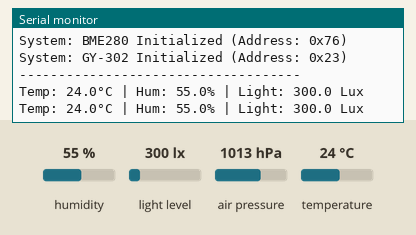
Bench run of a sketch on a simulated ESP32. On the bench: the last lines printed to the serial monitor. The inputs (shaded band) are chosen by the test bench; at power-on: humidity 55 %, light level 300 lx, temperature 24 °C, air pressure 1013 hPa.

Above: at 2.8 s.
2.9 s: humidity set to 22 %
At 4.8 s:
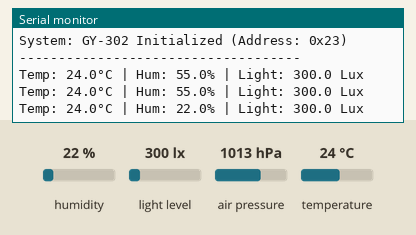
5.6 s: light level set to 40 lx
At 6.5 s:
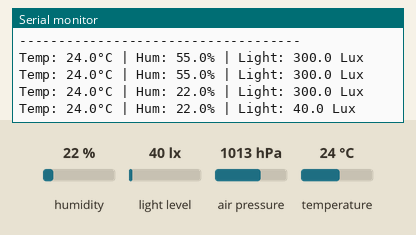
8.3 s: temperature set to 12 °C
At 11.0 s:
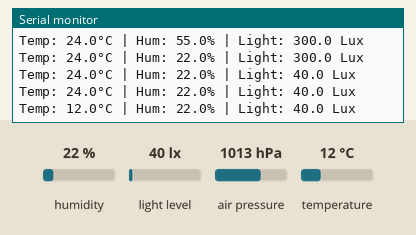

Measured:
- after the input at 2.9 s, the serial monitor: prints a new line after 1.1 s (image 1)
- after the input at 5.6 s, the serial monitor: prints a new line after 0.43 s (image 2)
- after the input at 8.3 s, the serial monitor: prints a new line after 1.7 s (image 3)

The sketch:

BMELightSensor.ino
```cpp
#include <Wire.h>
#include <Adafruit_Sensor.h>
#include <Adafruit_BME280.h>
#include <BH1750.h>

Adafruit_BME280 bme;
BH1750 lightMeter;

void setup()
{
  Serial.begin(115200);

  Wire.begin(21, 22);
  Serial.println("\n--- Nurtura I2C Dual Sensor Test ---");

  if (!bme.begin(0x76, &Wire))
  {
    Serial.println("System: could not find BME280 sensor!");
  }
  else
  {
    Serial.println("System: BME280 Initialized (Address: 0x76)");
  }

  if (lightMeter.begin(BH1750::CONTINUOUS_HIGH_RES_MODE))
  {
    Serial.println("System: GY-302 Initialized (Address: 0x23)");
  }
  else
  {
    Serial.println("System: could not find GY-302 sensor!");
  }

  Serial.println("------------------------------------");
}

void loop()
{
  float temp = bme.readTemperature();
  float hum = bme.readHumidity();
  float pres = bme.readPressure() / 100.0F;
  float lux = lightMeter.readLightLevel();

  Serial.print("Temp: ");
  Serial.print(temp, 1);
  Serial.print("°C | ");
  Serial.print("Hum: ");
  Serial.print(hum, 1);
  Serial.print("% | ");
  Serial.print("Light: ");
  Serial.print(lux, 1);
  Serial.println(" Lux");

  delay(2000);
}
```
